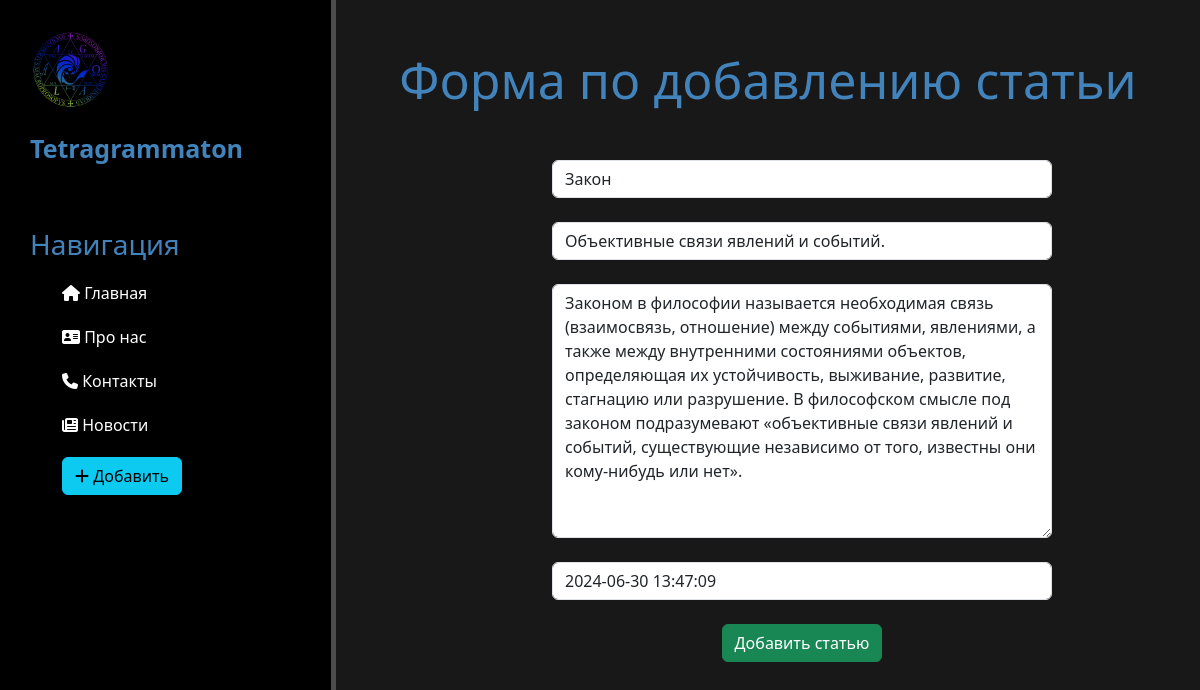
The page /news/2/update on the database its author committed.
### news/models.py (models this page shows, shortened)
class Articles(models.Model):
    title = models.CharField('Название', max_length=50)
    anons = models.CharField('Анонс', max_length=250)
    full = models.TextField('Статья')
    date = models.DateTimeField('Дата публикации')
    class Meta:
        verbose_name = 'Новость'
        verbose_name_plural = 'Новости'

### news/views.py (the view)
# urls.py: path('<int:pk>/update', views.NewsUpdateView.as_view(), name='news-update'),
class NewsUpdateView(UpdateView):
    model = Articles
    template_name = 'news/create.html'
    form_class = ArticlesForm

### news/forms.py
class ArticlesForm(ModelForm):
    class Meta:
        model = Articles
        fields = ['title', 'anons', 'full', 'date']
        widgets = {
            "title":TextInput(attrs={
                'class': 'form-control',
                'placeholder': 'Название статьи'
            }),
            "anons": TextInput(attrs={
                'class': 'form-control',
                'placeholder': 'Анонс статьи'
            }),
            "date": DateTimeInput(attrs={
                'class': 'form-control',
                'placeholder': 'Дата публикации'
            }),
            "full": Textarea(attrs={
                'class': 'form-control',
                'placeholder': 'Текст статьи'
            })
        }

### news/templates/news/create.html (shortened to what this page needs)
{% extends 'main/layout.html' %}
{% block content %}
    <div class="features">
        <h1>Форма по добавлению статьи</h1>
        <form method="post">
            {{ form.title }}<br>
            {{ form.anons }}<br>
            {{ form.full }}<br>
            {{ form.date }}<br>
            <button class="btn btn-success" type="submit">Добавить статью</button>
        </form>
    </div>
{% endblock %}

### main/static/main/css/main.css (style rules this page uses)
body { background: #181818; }
main .features { float: left; color: #fff; margin-top: 50px; text-align: center; width: 72%; }
main .features h1 { font-size: 50px; color: #4283bb; }
form { margin-left: 25%; width: 500px; margin-top: 50px; }

### rows shown on the page
Articles: title "Закон", anons "Объективные связи явлений и событий.", full "Законом в философии называется необходимая связь (взаимосвязь, отношение) между событиями, явлениями, а также между внутренними состояниями объектов, определяющая их устойчивость, выживание, развитие, стагнацию или разрушение. В философском смысле под законом подразумевают «объективные связи явлений и событий, существующие независимо от того, известны они кому-нибудь или нет».", date "2024-06-30 13:47:09"
